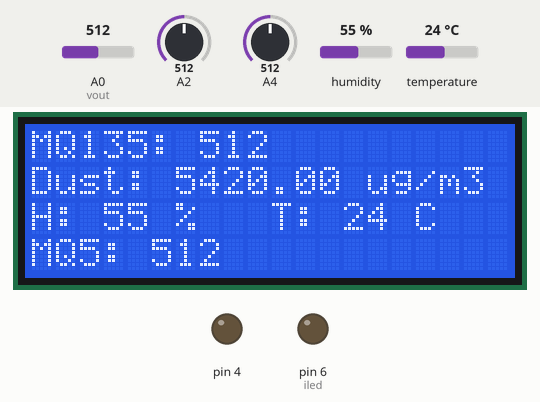
The sketch below on a simulated Arduino Uno, built with avr-gcc and run on an emulated ATmega328P. Shown: 20×4 character LCD, output pins drawn as LEDs (lit = HIGH). The test bench sets the inputs (shaded band); at power-on: temperature 24 °C, A0 (vout) = 512, A2 = 512, A4 = 512, humidity 55 %. The modem accepts every AT command (registered, SIM ready, sends succeed) and sends nothing else; what the sketch prints to the serial monitor is not drawn.

Above: at 7.7 s.
7.8 s: temperature set to 11 °C
At 14.8 s:
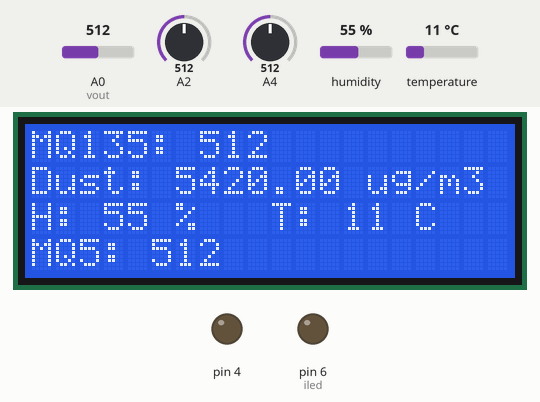
15.1 s: temperature set to 8 °C
At 21.0 s:
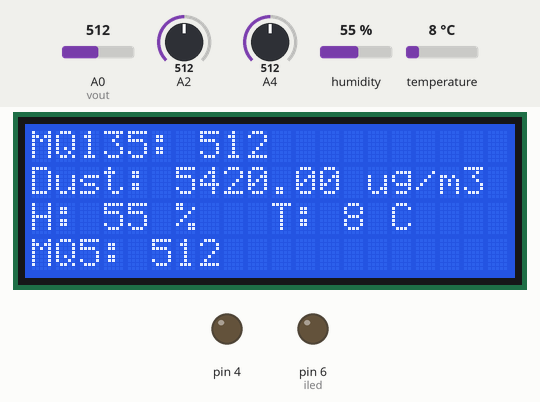
22.2 s: A0 (vout) set to 490
At 28.3 s:
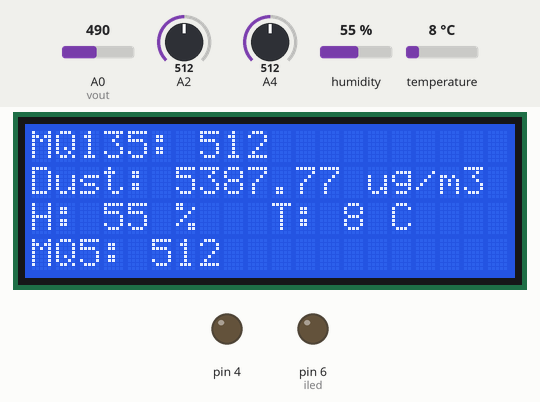
29.2 s: A2 set to 490
At 35.4 s:
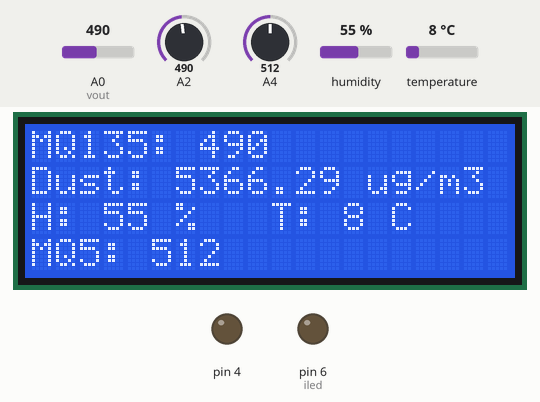
36.3 s: A4 set to 490
At 42.7 s:
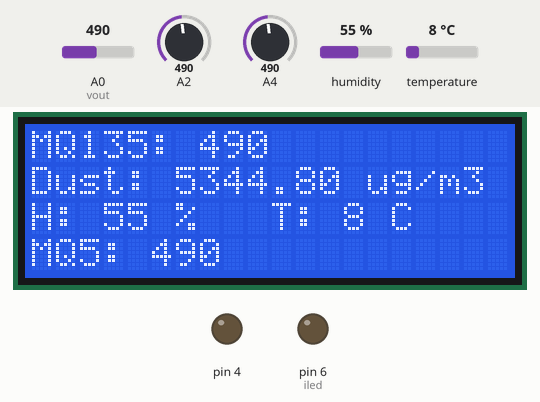
43.3 s: humidity set to 22 %
At 49.8 s:
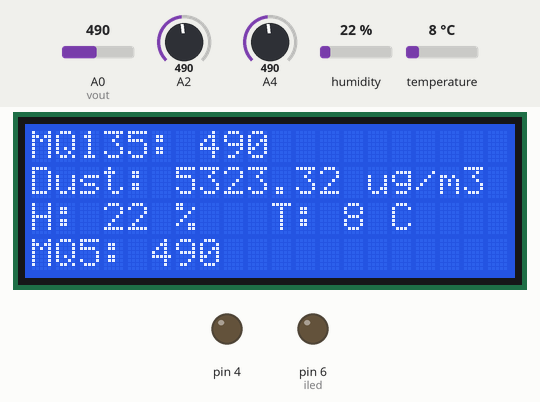
Timing chart, 0 to 51.3 s (numbered marks = the images above; inputs shaded):
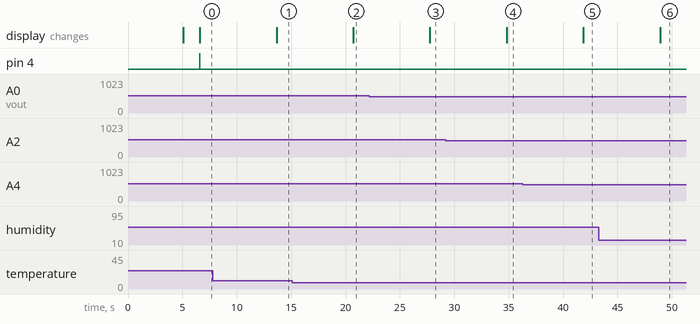

Measured:
- after the input at 7.8 s, the display: changes after 5.9 s (image 1)
- after the input at 15.1 s, the display: changes after 5.6 s (image 2)
- after the input at 22.2 s, the display: changes after 5.6 s (image 3)
- after the input at 29.2 s, the display: changes after 5.6 s (image 4)
- after the input at 36.3 s, the display: changes after 5.6 s (image 5)
- after the input at 43.3 s, the display: changes after 5.6 s (image 6)

The sketch:

iot_dht_mq135_mq5_dust_lcd_relay.ino
```cpp
#include <SoftwareSerial.h>
// include the library code:
#include <LiquidCrystal.h>

// initialize the library with the numbers of the interface pins
LiquidCrystal lcd(7, 8, 9, 10, 11, 12);
int mq5;
int mq135;
int timesTosend=1;
int count=0, count1=0;

#include <stdlib.h>
#include <dht.h>
#define dht_dpin A1

char buf1[16];
char buf2[16];
char buf3[16];
char buf4[16];
char buf5[16];
int i, j;
dht DHT;
String stri;
String strj;
String strden;
String strmq135;
String strmq5;
// replace with your channel's thingspeak API key
String apiKey = "QB00AA8EIKLU7GR9";


SoftwareSerial ser(2, 3); // RX, TX

#define        COV_RATIO                       0.2            //ug/mmm / mv
#define        NO_DUST_VOLTAGE                 400            //mv
#define        SYS_VOLTAGE                     5000


/*
I/O define
*/
const int iled = 6;                                            //drive the led of sensor
const int vout = 0;                                            //analog input

/*
variable
*/
float density, voltage;
int   adcvalue;

/*
private function
*/
int Filter(int m)
{
  static int flag_first = 0, _buff[10], sum;
  const int _buff_max = 10;
  int i;

  if(flag_first == 0)
  {
    flag_first = 1;

    for(i = 0, sum = 0; i < _buff_max; i++)
    {
      _buff[i] = m;
      sum += _buff[i];
    }
    return m;
  }
  else
  {
    sum -= _buff[0];
    for(i = 0; i < (_buff_max - 1); i++)
    {
      _buff[i] = _buff[i + 1];
    }
    _buff[9] = m;
    sum += _buff[9];

    i = sum / 10.0;
    return i;
  }
}

// this runs once
void setup() {
  // initialize the digital pin as an output.
   lcd.begin(20, 4);
lcd.setCursor(0, 0);
 lcd.print("Air Quality Filter");
 lcd.setCursor(0, 1);
 lcd.print("Team TRIDENT");
 lcd.setCursor(0, 2);
 lcd.print("Abhishek K,Mohd Faiz");
  lcd.setCursor(0, 3);
 lcd.print("Abhishek Vashistha");
 delay(5000);

 lcd.clear();
 pinMode(iled, OUTPUT);
  digitalWrite(iled, LOW);                                     //iled default closed

 lcd.setCursor(0, 0);
 lcd.print("");
  lcd.setCursor(0, 1);
 lcd.print("");
 //delay(3000);
 lcd.clear();
analogReference(DEFAULT);
  // enable debug serial
  Serial.begin(9600);
  // enable software serial
  Serial.println("AT+CMGF=1");
  ser.begin(115200);

  // reset ESP8266
  ser.println("AT+RST");
   delay(500);
  ser.println("AT+CWMODE=3");
   delay(500);
  ser.println("AT+CWJAP=\"project\",\"12345678\"");
  delay(500);
  pinMode(4, OUTPUT);
  digitalWrite(4, HIGH); //relay
}


// the loop
void loop() {

     DHT.read11(dht_dpin);


 i=DHT.humidity;
      j =DHT.temperature;
 /*
  get adcvalue
  */
  digitalWrite(iled, HIGH);
  delayMicroseconds(280);
  adcvalue = analogRead(vout);
  digitalWrite(iled, LOW);

  adcvalue = Filter(adcvalue);

  /*
  covert voltage (mv)
  */
  voltage = (SYS_VOLTAGE / 1024.0) * adcvalue * 11;

  /*
  voltage to density
  */
  if(voltage >= NO_DUST_VOLTAGE)
  {
    voltage -= NO_DUST_VOLTAGE;

    density = voltage * COV_RATIO;
  }
  else
    density = 0;

  /*
  display the result
  */
  Serial.print("The current dust concentration is: ");
  Serial.print(density);
  Serial.print(" ug/m3\n");


mq135 = analogRead(A2); //mq135
mq5= analogRead(A4);
  lcd.setCursor(0, 2);
    lcd.print("H: ");
 lcd.print(i);
 lcd.print(" % ");

  lcd.setCursor(10, 2);
   lcd.print("T: ");
 lcd.print(j);
  lcd.print(" C ");
    lcd.setCursor(0, 0);
    lcd.print("MQ135: ");
 lcd.print(mq135);
 lcd.setCursor(0, 1);
    lcd.print("Dust: ");
 lcd.print(density);
lcd.print(" ug/m3 ");
 lcd.setCursor(0, 3);
    lcd.print("MQ5: ");
 lcd.print(mq5);
lcd.print("   ");
if(i>60 || j>40 || density> 200 || mq5>500 || mq135>500)
{
   digitalWrite(4, LOW);
}
else
{
   digitalWrite(4, HIGH);
}
  strmq135 = dtostrf(mq135, 4, 1, buf1);
strmq5 = dtostrf(mq5, 4, 1, buf5);
// convert to string

 strden = dtostrf(density, 4, 1, buf2);
 stri = dtostrf(i, 4, 1, buf3);
strj = dtostrf(j, 4, 1, buf4);
 Serial.print(strmq5);
  Serial.print(" ");
  Serial.print(strmq135);
  Serial.print(" ");
   Serial.print(strden);
     Serial.print(" ");
    Serial.print(stri);
  Serial.print(" ");
   Serial.print(strj);
  Serial.print(" ");
  // TCP connection
  String cmd = "AT+CIPSTART=\"TCP\",\"";
  cmd += "184.106.153.149"; // api.thingspeak.com
  cmd += "\",80";
  ser.println(cmd);

  if(ser.find("Error")){
    Serial.println("AT+CIPSTART error");
    return;
  }

  // prepare GET string
  String getStr = "GET /update?api_key=";
  getStr += apiKey;
  getStr +="&field1=";
  getStr += String(strmq135);
  getStr += "\r\n\r\n";


  // send data length
  cmd = "AT+CIPSEND=";
  cmd += String(getStr.length());
  ser.println(cmd);


  if(ser.find(">")){
    ser.print(getStr);
  }
   else{
    ser.println("AT+CIPCLOSE");
    // alert user
    Serial.println("AT+CIPCLOSED");
  }
  // thingspeak needs 6 sec delay between updates
  delay(6000);

     DHT.read11(dht_dpin);


 i=DHT.humidity;
      j =DHT.temperature;
 /*
  get adcvalue
  */
  digitalWrite(iled, HIGH);
  delayMicroseconds(280);
  adcvalue = analogRead(vout);
  digitalWrite(iled, LOW);

  adcvalue = Filter(adcvalue);

  /*
  covert voltage (mv)
  */
  voltage = (SYS_VOLTAGE / 1024.0) * adcvalue * 11;

  /*
  voltage to density
  */
  if(voltage >= NO_DUST_VOLTAGE)
  {
    voltage -= NO_DUST_VOLTAGE;

    density = voltage * COV_RATIO;
  }
  else
    density = 0;

  /*
  display the result
  */
  Serial.print("The current dust concentration is: ");
  Serial.print(density);
  Serial.print(" ug/m3\n");


mq135 = analogRead(A2); //mq135
mq5= analogRead(A4);
  lcd.setCursor(0, 2);
    lcd.print("H: ");
 lcd.print(i);
 lcd.print(" % ");

  lcd.setCursor(10, 2);
   lcd.print("T: ");
 lcd.print(j);
  lcd.print(" C ");
    lcd.setCursor(0, 0);
    lcd.print("MQ135: ");
 lcd.print(mq135);
 lcd.setCursor(0, 1);
    lcd.print("Dust: ");
 lcd.print(density);
lcd.print(" ug/m3 ");
 lcd.setCursor(0, 3);
    lcd.print("MQ5: ");
 lcd.print(mq5);
lcd.print("   ");
if(i>60 || j>40 || density> 200 || mq5>500 || mq135>500)
{
   digitalWrite(4, LOW);
}
else
{
   digitalWrite(4, HIGH);
}
  strmq135 = dtostrf(mq135, 4, 1, buf1);
strmq5 = dtostrf(mq5, 4, 1, buf5);
// convert to string

 strden = dtostrf(density, 4, 1, buf2);
 stri = dtostrf(i, 4, 1, buf3);
strj = dtostrf(j, 4, 1, buf4);
 Serial.print(strmq5);
  Serial.print(" ");
  Serial.print(strmq135);
  Serial.print(" ");
   Serial.print(strden);
     Serial.print(" ");
    Serial.print(stri);
  Serial.print(" ");
   Serial.print(strj);
  Serial.print(" ");

   // TCP connection
  String cmd1 = "AT+CIPSTART=\"TCP\",\"";
  cmd1 += "184.106.153.149"; // api.thingspeak.com
  cmd1 += "\",80";
  ser.println(cmd1);

  if(ser.find("Error")){
    Serial.println("AT+CIPSTART error");
    return;
  }


 // prepare GET string
  String getStr1 = "GET /update?api_key=";
  getStr1 += apiKey;
  getStr1 +="&field2=";
  getStr1 += String(strden);
  getStr1 += "\r\n\r\n";


// send data length
  cmd1 = "AT+CIPSEND=";
  cmd1 += String(getStr1.length());
  ser.println(cmd1);


   if(ser.find(">")){
    ser.print(getStr1);
  }
   else{
   ser.println("AT+CIPCLOSE");
    // alert user
    Serial.println("AT+CIPCLOSED");
  }


  // thingspeak needs 6 sec delay between updates
  delay(6000);

     DHT.read11(dht_dpin);


 i=DHT.humidity;
      j =DHT.temperature;
 /*
  get adcvalue
  */
  digitalWrite(iled, HIGH);
  delayMicroseconds(280);
  adcvalue = analogRead(vout);
  digitalWrite(iled, LOW);

  adcvalue = Filter(adcvalue);

  /*
  covert voltage (mv)
  */
  voltage = (SYS_VOLTAGE / 1024.0) * adcvalue * 11;

  /*
  voltage to density
  */
  if(voltage >= NO_DUST_VOLTAGE)
  {
    voltage -= NO_DUST_VOLTAGE;

    density = voltage * COV_RATIO;
  }
  else
    density = 0;

  /*
  display the result
  */
  Serial.print("The current dust concentration is: ");
  Serial.print(density);
  Serial.print(" ug/m3\n");


mq135 = analogRead(A2); //mq135
mq5= analogRead(A4);
  lcd.setCursor(0, 2);
    lcd.print("H: ");
 lcd.print(i);
 lcd.print(" % ");

  lcd.setCursor(10, 2);
   lcd.print("T: ");
 lcd.print(j);
  lcd.print(" C ");
    lcd.setCursor(0, 0);
    lcd.print("MQ135: ");
 lcd.print(mq135);
 lcd.setCursor(0, 1);
    lcd.print("Dust: ");
 lcd.print(density);
lcd.print(" ug/m3 ");
 lcd.setCursor(0, 3);
    lcd.print("MQ5: ");
 lcd.print(mq5);
lcd.print("   ");
if(i>60 || j>40 || density> 200 || mq5>500 || mq135>500)
{
   digitalWrite(4, LOW);
}
else
{
   digitalWrite(4, HIGH);
}
  strmq135 = dtostrf(mq135, 4, 1, buf1);
strmq5 = dtostrf(mq5, 4, 1, buf5);
// convert to string

 strden = dtostrf(density, 4, 1, buf2);
 stri = dtostrf(i, 4, 1, buf3);
strj = dtostrf(j, 4, 1, buf4);
 Serial.print(strmq5);
  Serial.print(" ");
  Serial.print(strmq135);
  Serial.print(" ");
   Serial.print(strden);
     Serial.print(" ");
    Serial.print(stri);
  Serial.print(" ");
   Serial.print(strj);
  Serial.print(" ");
 // TCP connection
  String cmd3 = "AT+CIPSTART=\"TCP\",\"";
  cmd3 += "184.106.153.149"; // api.thingspeak.com
  cmd3 += "\",80";
  ser.println(cmd3);

  if(ser.find("Error")){
    Serial.println("AT+CIPSTART error");
    return;
  }


 // prepare GET string
  String getStr3 = "GET /update?api_key=";
  getStr3 += apiKey;
  getStr3 +="&field4=";
  getStr3 += String(strj);
  getStr3 += "\r\n\r\n";


// send data length
  cmd3 = "AT+CIPSEND=";
  cmd3 += String(getStr3.length());
  ser.println(cmd3);


   if(ser.find(">")){
    ser.print(getStr3);
  }
   else{
    ser.println("AT+CIPCLOSE");
    // alert user
    Serial.println("AT+CIPCLOSED");
  }


  // thingspeak needs 15 sec delay between updates

delay(6000);


     DHT.read11(dht_dpin);


 i=DHT.humidity;
      j =DHT.temperature;
 /*
  get adcvalue
  */
  digitalWrite(iled, HIGH);
  delayMicroseconds(280);
  adcvalue = analogRead(vout);
  digitalWrite(iled, LOW);

  adcvalue = Filter(adcvalue);

  /*
  covert voltage (mv)
  */
  voltage = (SYS_VOLTAGE / 1024.0) * adcvalue * 11;

  /*
  voltage to density
  */
  if(voltage >= NO_DUST_VOLTAGE)
  {
    voltage -= NO_DUST_VOLTAGE;

    density = voltage * COV_RATIO;
  }
  else
    density = 0;

  /*
  display the result
  */
  Serial.print("The current dust concentration is: ");
  Serial.print(density);
  Serial.print(" ug/m3\n");


mq135 = analogRead(A2); //mq135
mq5= analogRead(A4);
  lcd.setCursor(0, 2);
    lcd.print("H: ");
 lcd.print(i);
 lcd.print(" % ");

  lcd.setCursor(10, 2);
   lcd.print("T: ");
 lcd.print(j);
  lcd.print(" C ");
    lcd.setCursor(0, 0);
    lcd.print("MQ135: ");
 lcd.print(mq135);
 lcd.setCursor(0, 1);
    lcd.print("Dust: ");
 lcd.print(density);
lcd.print(" ug/m3 ");
 lcd.setCursor(0, 3);
    lcd.print("MQ5: ");
 lcd.print(mq5);
lcd.print("   ");
if(i>60 || j>40 || density> 200 || mq5>500 || mq135>500)
{
   digitalWrite(4, LOW);
}
else
{
   digitalWrite(4, HIGH);
}
  strmq135 = dtostrf(mq135, 4, 1, buf1);
strmq5 = dtostrf(mq5, 4, 1, buf5);
// convert to string

 strden = dtostrf(density, 4, 1, buf2);
 stri = dtostrf(i, 4, 1, buf3);
strj = dtostrf(j, 4, 1, buf4);
 Serial.print(strmq5);
  Serial.print(" ");
  Serial.print(strmq135);
  Serial.print(" ");
   Serial.print(strden);
     Serial.print(" ");
    Serial.print(stri);
  Serial.print(" ");
   Serial.print(strj);
  Serial.print(" ");
   // TCP connection
  String cmd2 = "AT+CIPSTART=\"TCP\",\"";
  cmd2 += "184.106.153.149"; // api.thingspeak.com
  cmd2 += "\",80";
  ser.println(cmd2);

  if(ser.find("Error")){
    Serial.println("AT+CIPSTART error");
    return;
  }


 // prepare GET string
  String getStr2 = "GET /update?api_key=";
  getStr2 += apiKey;
  getStr2 +="&field3=";
  getStr2 += String(stri);
  getStr2 += "\r\n\r\n";


// send data length
  cmd2 = "AT+CIPSEND=";
  cmd2 += String(getStr2.length());
  ser.println(cmd2);


   if(ser.find(">")){
    ser.print(getStr2);
  }
   else{
    ser.println("AT+CIPCLOSE");
    // alert user
    Serial.println("AT+CIPCLOSED");
  }
delay(6000);

     DHT.read11(dht_dpin);


 i=DHT.humidity;
      j =DHT.temperature;
 /*
  get adcvalue
  */
  digitalWrite(iled, HIGH);
  delayMicroseconds(280);
  adcvalue = analogRead(vout);
  digitalWrite(iled, LOW);

  adcvalue = Filter(adcvalue);

  /*
  covert voltage (mv)
  */
  voltage = (SYS_VOLTAGE / 1024.0) * adcvalue * 11;

  /*
  voltage to density
  */
  if(voltage >= NO_DUST_VOLTAGE)
  {
    voltage -= NO_DUST_VOLTAGE;

    density = voltage * COV_RATIO;
  }
  else
    density = 0;

  /*
  display the result
  */
  Serial.print("The current dust concentration is: ");
  Serial.print(density);
  Serial.print(" ug/m3\n");


mq135 = analogRead(A2); //mq135
mq5= analogRead(A4);
  lcd.setCursor(0, 2);
    lcd.print("H: ");
 lcd.print(i);
 lcd.print(" % ");

  lcd.setCursor(10, 2);
   lcd.print("T: ");
 lcd.print(j);
  lcd.print(" C ");
    lcd.setCursor(0, 0);
    lcd.print("MQ135: ");
 lcd.print(mq135);
 lcd.setCursor(0, 1);
    lcd.print("Dust: ");
 lcd.print(density);
lcd.print(" ug/m3 ");
 lcd.setCursor(0, 3);
    lcd.print("MQ5: ");
 lcd.print(mq5);
lcd.print("   ");
if(i>60 || j>40 || density> 200 || mq5>500 || mq135>500)
{
   digitalWrite(4, LOW);
}
else
{
   digitalWrite(4, HIGH);
}
  strmq135 = dtostrf(mq135, 4, 1, buf1);
strmq5 = dtostrf(mq5, 4, 1, buf5);
// convert to string

 strden = dtostrf(density, 4, 1, buf2);
 stri = dtostrf(i, 4, 1, buf3);
strj = dtostrf(j, 4, 1, buf4);
 Serial.print(strmq5);
  Serial.print(" ");
  Serial.print(strmq135);
  Serial.print(" ");
   Serial.print(strden);
     Serial.print(" ");
    Serial.print(stri);
  Serial.print(" ");
   Serial.print(strj);
  Serial.print(" ");
   // TCP connection
  String cmd5 = "AT+CIPSTART=\"TCP\",\"";
  cmd5 += "184.106.153.149"; // api.thingspeak.com
  cmd5 += "\",80";
  ser.println(cmd5);

  if(ser.find("Error")){
    Serial.println("AT+CIPSTART error");
    return;
  }


 // prepare GET string
  String getStr5 = "GET /update?api_key=";
  getStr5 += apiKey;
  getStr5 +="&field5=";
  getStr5 += String(strmq5);
  getStr5 += "\r\n\r\n";


// send data length
  cmd5 = "AT+CIPSEND=";
  cmd5 += String(getStr5.length());
  ser.println(cmd5);


   if(ser.find(">")){
    ser.print(getStr5);
  }
   else{
    ser.println("AT+CIPCLOSE");
    // alert user
    Serial.println("AT+CIPCLOSED");
  }
delay(6000);
if(i>60 || j>40 || density> 200 || mq5>500 || mq135>500)
{
   digitalWrite(4, LOW);
}
else
{
   digitalWrite(4, HIGH);
}
}
```
